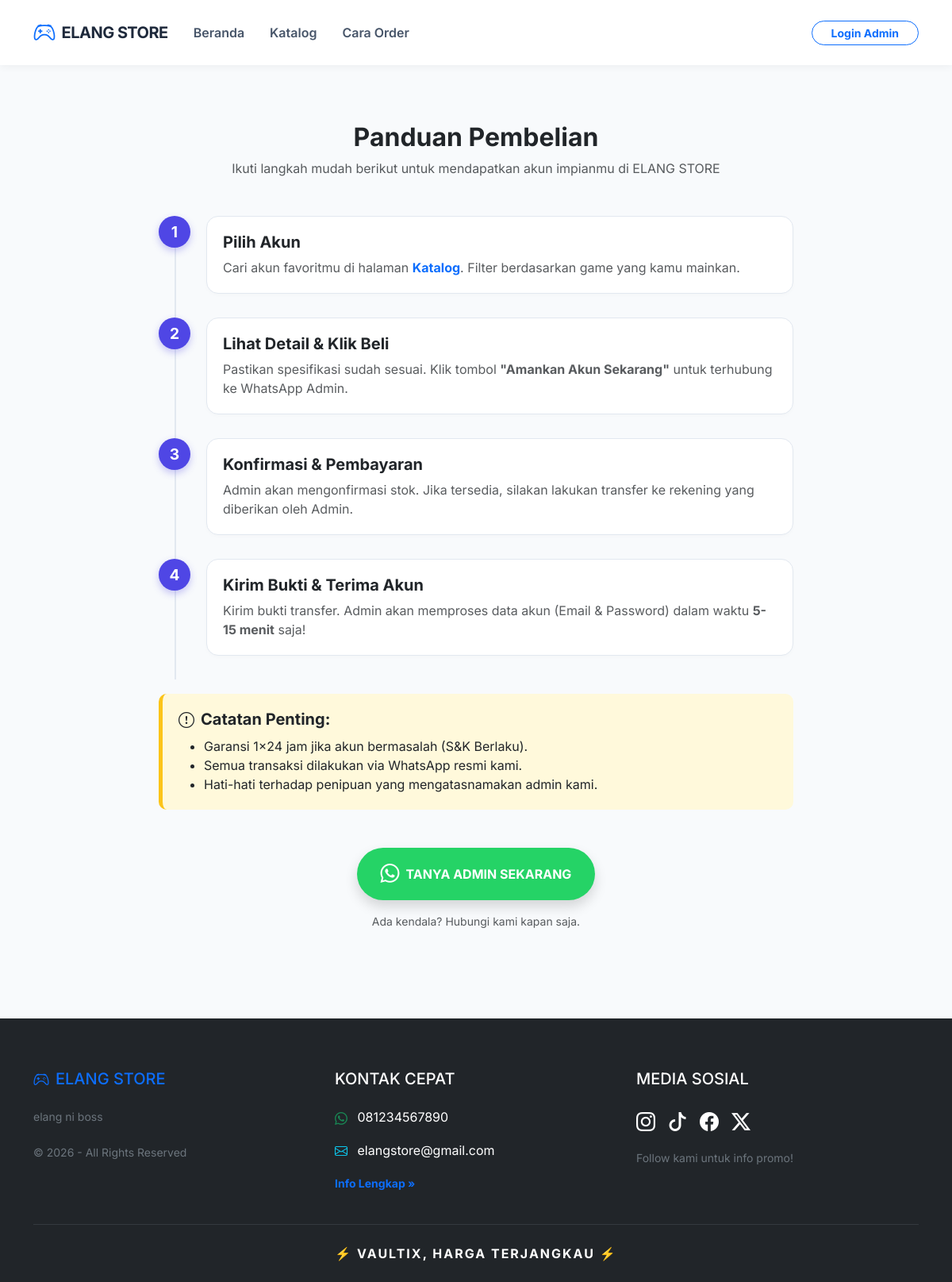
/cara-order.php, run on the app's committed database.
### tables this page shows
CREATE TABLE `pengaturan` (
    `id_pengaturan` int(11) NOT NULL,
    `nama_toko` varchar(100) DEFAULT NULL,
    `slogan` varchar(200) DEFAULT NULL,
    `no_wa` varchar(20) DEFAULT NULL,
    `email` varchar(100) DEFAULT NULL
);

### config/koneksi.php (called while the page is built, shortened)
<?php
$host = '127.0.0.1';
$user = 'root';
$pass = '';
$db   = 'Vaultix';
$koneksi = mysqli_connect($host, $user, $pass, $db, 3306,);
function query($sql) {
    global $koneksi;
    $result = mysqli_query($koneksi, $sql);
    $rows = [];
    while ($row = mysqli_fetch_assoc($result)) {
        $rows[] = $row;
    }
    return $rows;
}
function formatWA($no_wa) {
    $no_wa = preg_replace('/[^0-9]/', '', $no_wa);
    if (substr($no_wa, 0, 1) == '0') {
        $no_wa = '62' . substr($no_wa, 1);
    }
    return $no_wa;
}
?>

### cara-order.php (the view, shortened to what this page needs)
<?php include 'includes/header.php'; ?>
<div class="container py-5">
    <div class="text-center mb-5">
        <h2 class="fw-bold">Panduan Pembelian</h2>
        <p class="text-muted">Ikuti langkah mudah berikut untuk mendapatkan akun impianmu di <?= $pengaturan['nama_toko'] ?></p>
    </div>
    <div class="order-container">
        <div class="step-item">
            <div class="step-number">1</div>
            <div class="step-content">
                <h5 class="fw-bold">Pilih Akun</h5>
                <p class="text-muted mb-0">Cari akun favoritmu di halaman <a href="katalog.php" class="text-primary text-decoration-none fw-bold">Katalog</a>. Filter berdasarkan game yang kamu mainkan.</p>
            </div>
        </div>
        <div class="step-item">
            <div class="step-number">2</div>
            <div class="step-content">
                <h5 class="fw-bold">Lihat Detail & Klik Beli</h5>
                <p class="text-muted mb-0">Pastikan spesifikasi sudah sesuai. Klik tombol <strong>"Amankan Akun Sekarang"</strong> untuk terhubung ke WhatsApp Admin.</p>
            </div>
        </div>
        <div class="step-item">
            <div class="step-number">3</div>
            <div class="step-content">
                <h5 class="fw-bold">Konfirmasi & Pembayaran</h5>
                <p class="text-muted mb-0">Admin akan mengonfirmasi stok. Jika tersedia, silakan lakukan transfer ke rekening yang diberikan oleh Admin.</p>
            </div>
        </div>
        <div class="step-item">
            <div class="step-number">4</div>
            <div class="step-content">
                <h5 class="fw-bold">Kirim Bukti & Terima Akun</h5>
                <p class="text-muted mb-0">Kirim bukti transfer. Admin akan memproses data akun (Email & Password) dalam waktu <strong>5-15 menit</strong> saja!</p>
            </div>
        </div>
        <div class="note-card mt-5 mb-5">
            <h5 class="fw-bold"><i class="bi bi-exclamation-circle me-2"></i>Catatan Penting:</h5>
            <ul class="mb-0 mt-2">
                <li>Garansi 1x24 jam jika akun bermasalah (S&K Berlaku).</li>
                <li>Semua transaksi dilakukan via WhatsApp resmi kami.</li>
                <li>Hati-hati terhadap penipuan yang mengatasnamakan admin kami.</li>
            </ul>
        </div>
        <div class="text-center">
<a href="https://wa.me/<?= formatWA($pengaturan['no_wa']) ?>" class="cta-whatsapp shadow">
                <i class="bi bi-whatsapp fs-4 me-2"></i> TANYA ADMIN SEKARANG
            </a>
            <p class="mt-3 small text-muted">Ada kendala? Hubungi kami kapan saja.</p>
        </div>
    </div>
</div>
<?php include 'includes/footer.php'; ?>

### includes/header.php (shortened to what this page needs)
<?php
include 'config/koneksi.php';
$pengaturan = query("SELECT * FROM pengaturan WHERE id_pengaturan = 1")[0];
$is_admin = isset($_SESSION['admin']);
?>
<!DOCTYPE html>
<html lang="id">
<head>
    <link href="https://cdn.jsdelivr.net/npm/bootstrap@5.3.0/dist/css/bootstrap.min.css" rel="stylesheet">
    <link rel="stylesheet" href="https://cdn.jsdelivr.net/npm/bootstrap-icons@1.11.0/font/bootstrap-icons.css">
</head>
<body>
    <header>
        <nav class="navbar navbar-expand-lg sticky-top">
            <div class="container">
                <a class="navbar-brand d-flex align-items-center" href="index.php">
                    <i class="bi bi-controller fs-3 me-2 text-primary"></i>
                    <?= $pengaturan['nama_toko'] ?>
                </a>
                <div class="collapse navbar-collapse" id="navbarNav">
                    <ul class="navbar-nav me-auto mb-2 mb-lg-0">
                        <li class="nav-item">
                            <a class="nav-link" href="index.php">Beranda</a>
                        </li>
                        <li class="nav-item">
                            <a class="nav-link" href="katalog.php">Katalog</a>
                        </li>
                        <li class="nav-item">
                            <a class="nav-link" href="cara-order.php">Cara Order</a>
                        </li>
                    </ul>
                    <div class="d-flex align-items-center gap-2">
                        <?php if ($is_admin): ?>
                            <div class="dropdown">
                                <a class="btn admin-badge dropdown-toggle border-0" href="#" role="button" data-bs-toggle="dropdown">
                                    <i class="bi bi-person-circle me-1"></i> Admin (<?= $_SESSION['username'] ?>)
                                </a>
                                <ul class="dropdown-menu dropdown-menu-end shadow border-0 mt-2">
                                    <li><a class="dropdown-item fw-bold text-primary" href="admin/index.php"><i class="bi bi-speedometer2 me-2"></i>Dashboard</a></li>
                                    <li><a class="dropdown-item" href="admin/list-game.php"><i class="bi bi-controller me-2"></i>Kelola Game</a></li>
                                    <li><a class="dropdown-item" href="admin/akun.php"><i class="bi bi-grid-fill me-2"></i>Kelola Akun</a></li>
                                    <li><hr class="dropdown-divider"></li>
                                    <li><a class="dropdown-item text-danger" href="admin/logout.php"><i class="bi bi-box-arrow-right me-2"></i>Logout</a></li>
                                </ul>
                            </div>
                        <?php else: ?>
                            <a href="admin/login.php" class="btn btn-outline-primary btn-sm px-4 rounded-pill fw-bold">
                                Login Admin
                            </a>
                        <?php endif; ?>
                    </div>
                </div>
            </div>
        </nav>
    </header>
    <main class="mt-4">

### includes/footer.php (shortened to what this page needs)
    </main> <footer class="bg-dark text-white pt-5 pb-4 mt-5">
        <div class="container text-md-left">
            <div class="row text-md-left">
                <div class="col-md-4 col-lg-4 col-xl-4 mx-auto mt-3">
                    <h5 class="text-uppercase mb-4 font-weight-bold text-primary">
                        <i class="bi bi-controller me-2"></i><?= $pengaturan['nama_toko'] ?>
                    </h5>
                    <p class="text-secondary small">
                        <?= $pengaturan['slogan'] ?>
                    </p>
                    <p class="text-secondary small mt-4">
                        © <?= date('Y') ?> - All Rights Reserved
                    </p>
                </div>
                <div class="col-md-4 col-lg-4 col-xl-4 mx-auto mt-3">
                    <h5 class="text-uppercase mb-4 font-weight-bold">Kontak Cepat</h5>
                    <p>
<a href="https://wa.me/<?= formatWA($pengaturan['no_wa']) ?>" class="text-white text-decoration-none">
                            <i class="bi bi-whatsapp me-2 text-success"></i> <?= $pengaturan['no_wa'] ?>
                        </a>
                    </p>
                    <p>
                        <a href="mailto:<?= $pengaturan['email'] ?>" class="text-white text-decoration-none">
                            <i class="bi bi-envelope me-2 text-info"></i> <?= $pengaturan['email'] ?>
                        </a>
                    </p>
                    <p>
                        <a href="tentang.php" class="text-primary text-decoration-none fw-bold small">
                             Info Lengkap &raquo;
                        </a>
                    </p>
                </div>
                <div class="col-md-4 col-lg-4 col-xl-4 mx-auto mt-3">
                    <h5 class="text-uppercase mb-4 font-weight-bold">Media Sosial</h5>
                    <div class="d-flex gap-3">
                        <a href="#" class="text-white fs-4"><i class="bi bi-instagram"></i></a>
                        <a href="#" class="text-white fs-4"><i class="bi bi-tiktok"></i></a>
                        <a href="#" class="text-white fs-4"><i class="bi bi-facebook"></i></a>
                        <a href="#" class="text-white fs-4"><i class="bi bi-twitter-x"></i></a>
                    </div>
                    <p class="mt-3 text-secondary small italic">Follow kami untuk info promo!</p>
                </div>
            </div>
            <hr class="mb-4 mt-4 border-secondary opacity-25">
            <div class="row align-items-center">
                <div class="col-md-12 text-center">
                    <p class="fw-bold mb-0" style="letter-spacing: 2px;">
                        ⚡ VAULTIX, HARGA TERJANGKAU ⚡
                    </p>
                </div>
            </div>
        </div>
    </footer>
</body>
</html>

### includes/header.php (style rules this page uses)
body { font-family: 'Inter', sans-serif; background-color: #f8fafc; }
.navbar { background-color: #ffffff; box-shadow: 0 2px 10px rgba(0,0,0,0.05); padding: 15px 0; }
.navbar-brand { font-weight: 700; color: #1e293b !important; letter-spacing: -0.5px; }
.nav-link { font-weight: 600; color: #475569 !important; padding: 8px 16px !important; transition: 0.3s; }
main { min-height: 80vh; }

### cara-order.php (style rules this page uses)
.order-container { max-width: 800px; margin: 0 auto; }
.step-item { position: relative; padding-left: 60px; margin-bottom: 30px; }
.step-number { position: absolute; left: 0; top: 0; width: 40px; height: 40px; background: #4f46e5; color: white; border-radius: 50%; display: flex; align-items: center; justify-content: center; font-weight: bold; font-size: 1.2rem; box-shadow: 0 4px 10px rgba(79, 70, 229, 0.3); }
.step-item::before { content: ""; position: absolute; left: 20px; top: 40px; bottom: -30px; width: 2px; background: #e2e8f0; }
.step-content { background: white; padding: 20px; border-radius: 15px; border: 1px solid #e2e8f0; box-shadow: 0 2px 5px rgba(0,0,0,0.02); }
.note-card { background: #fff9db; border-left: 5px solid #fcc419; border-radius: 10px; padding: 20px; }
.cta-whatsapp { background: #25d366; color: white; padding: 15px 30px; border-radius: 50px; text-decoration: none; display: inline-flex; align-items: center; font-weight: bold; transition: 0.3s; }

### includes/footer.php (style rules this page uses)
.bi { vertical-align: middle; }

### data on the page
pengaturan: nama_toko "ELANG STORE", slogan "elang ni boss", no_wa "081234567890", email "elangstore@gmail.com"
